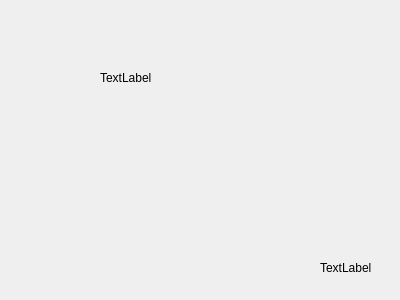
<?xml version="1.0" encoding="UTF-8"?>
<ui version="4.0">
 <class>CountWidget</class>
 <widget class="QWidget" name="CountWidget">
  <property name="geometry">
   <rect>
    <x>0</x>
    <y>0</y>
    <width>400</width>
    <height>300</height>
   </rect>
  </property>
  <property name="windowTitle">
   <string>Form</string>
  </property>
  <widget class="QLabel" name="label">
   <property name="geometry">
    <rect>
     <x>100</x>
     <y>70</y>
     <width>60</width>
     <height>16</height>
    </rect>
   </property>
   <property name="text">
    <string>TextLabel</string>
   </property>
  </widget>
  <widget class="QLabel" name="label_2">
   <property name="geometry">
    <rect>
     <x>320</x>
     <y>260</y>
     <width>60</width>
     <height>16</height>
    </rect>
   </property>
   <property name="text">
    <string>TextLabel</string>
   </property>
  </widget>
 </widget>
 <resources/>
 <connections/>
</ui>
